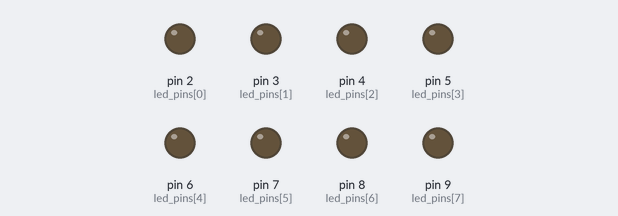
The sketch below on a simulated Arduino Uno, built with avr-gcc and run on an emulated ATmega328P. On the bench: output pins drawn as LEDs (lit = HIGH).

Above: at 0.05 s.
At 4.95 s:
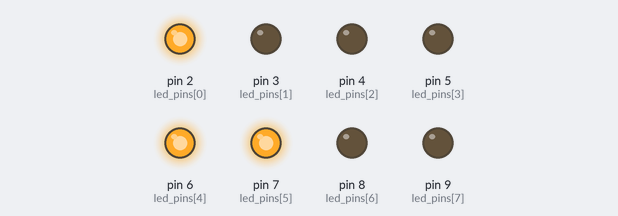
At 9.95 s:
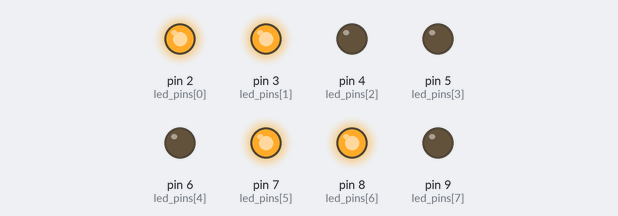
At 19.95 s:
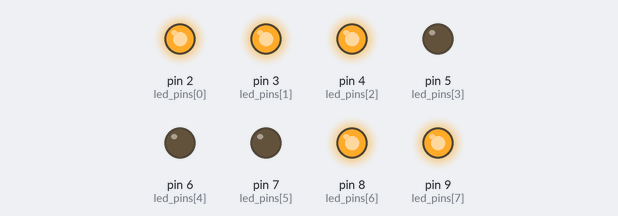
At 29.86 s:
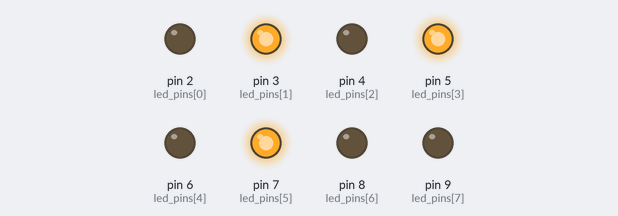
At 39.86 s:
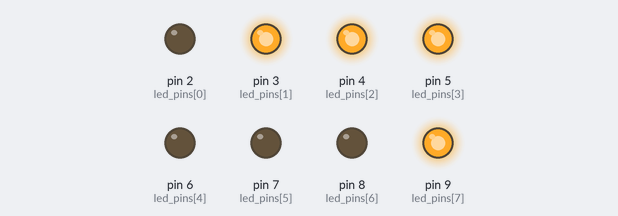
Timing chart, 0 to 40.0 s (numbered marks = the images above):
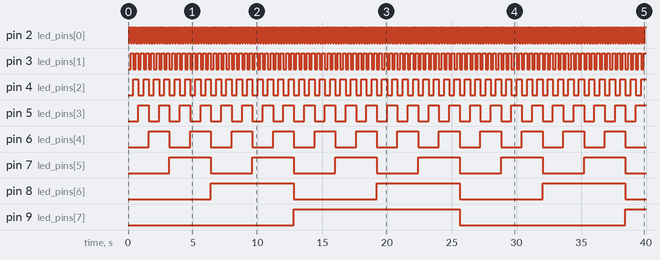

Measured:
- by itself, pin 2 (led_pins[0]): alternates HIGH for 0.10 s and LOW for 0.10 s
- by itself, pin 3 (led_pins[1]): alternates HIGH for 0.20 s and LOW for 0.20 s
- by itself, pin 4 (led_pins[2]): alternates HIGH for 0.40 s and LOW for 0.40 s
- by itself, pin 5 (led_pins[3]): alternates HIGH for 0.80 s and LOW for 0.80 s
- by itself, pin 6 (led_pins[4]): alternates HIGH for 1.6 s and LOW for 1.6 s
- by itself, pin 7 (led_pins[5]): alternates HIGH for 3.2 s and LOW for 3.2 s
- by itself, pin 8 (led_pins[6]): alternates HIGH for 6.4 s and LOW for 6.4 s
- by itself, pin 9 (led_pins[7]): LOW → HIGH at 12.8 s, → LOW 12.8 s later, → HIGH 12.8 s later

The sketch:

counter_arithmetic.ino
```cpp
#define BIT_COUNT 8

int led_pins[BIT_COUNT] = {2, 3, 4, 5, 6, 7, 8, 9};

void setup() {
  // initialize the digital pin as an output.
  for (int i = 0; i < BIT_COUNT; i++) {
    pinMode(led_pins[i], OUTPUT);
  }
}

void loop() {
  for (unsigned int value = 0; value < 256; value++) {
    display(value);
    delay(100);
  }
}

void display(unsigned int value) {
  for (int i = 0; i < BIT_COUNT; i++) {
       digitalWrite(led_pins[i], value % 2);
       value = value / 2;
    }
}
```
